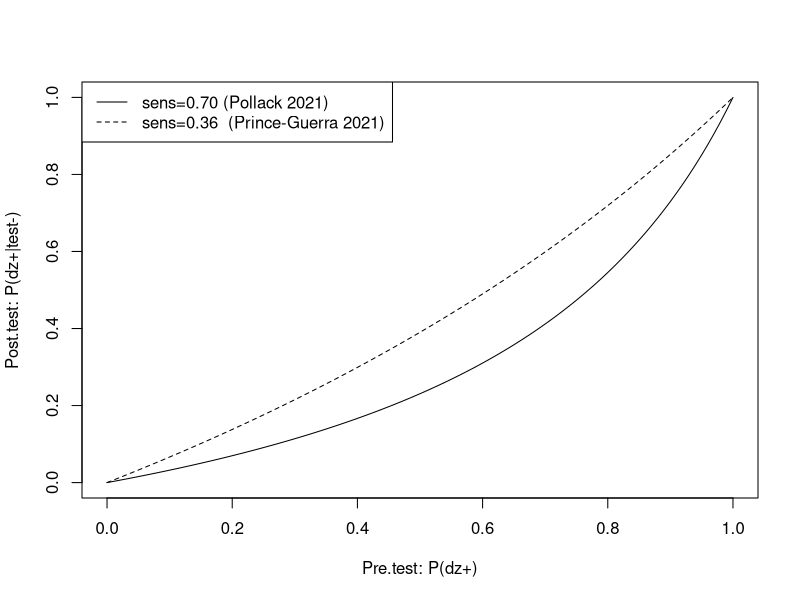

Write R code to recreate this figure.
## ---- chunk 1
knitr::opts_chunk$set(echo = TRUE)
## ---- chunk 2
like.rat=function(sens,spec,pretest){(1-sens)/((1-sens)*pretest+(spec)*(1-pretest))}
pretest=0.2
## ---- chunk 3
post.test.prob = function(sens,spec,pretest){
  like.rat(sens=sens,spec=spec,pretest=pretest)*pretest
}
## ---- chunk 4
pre.tests = seq(0,1,0.01)
get.post.tests = function(sens,spec,pretests){
post.tests = c()
for(i in 1:length(pre.tests)){
  post.tests[i]=post.test.prob(sens=sens,spec=spec,pretest=pre.tests[i])
}
post.tests
}
## ---- chunk 5
post.tests.6=get.post.tests(sens=0.70,spec=1,pretests)
plot(pre.tests,post.tests.6,type='l',xlab="Pre.test: P(dz+)",ylab="Post.test: P(dz+|test-)",lty=1)
post.tests.36=get.post.tests(sens=0.36,spec=1,pretests)
lines(pre.tests,post.tests.36,lty=2)
legend("topleft",c("sens=0.70 (Pollack 2021)","sens=0.36  (Prince-Guerra 2021)"),lty=c(1,2))
